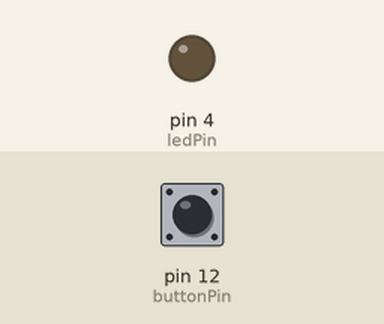
Recording of a sketch running on a simulated Arduino Uno, built with avr-gcc and run on an emulated ATmega328P. Shown: output pins drawn as LEDs (lit = HIGH). The inputs (shaded band) are chosen by the test bench; at power-on: pin 12 (buttonPin) LOW.

Above: at 1.2 s.
1.3 s: pin 12 (buttonPin) pulled HIGH for 0.15 s
At 1.37 s:
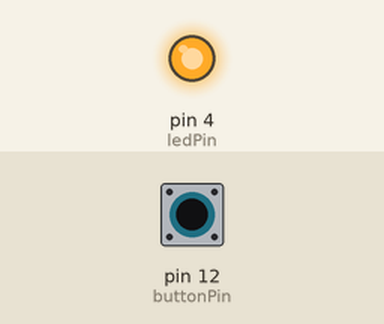
2.9 s: pin 12 (buttonPin) pulled HIGH for 3.2 s
At 6.6 s:
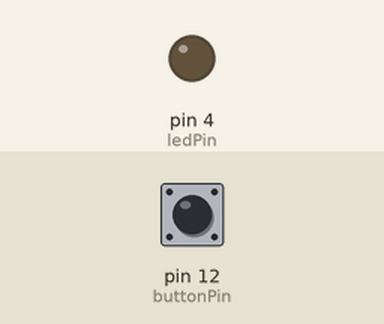
Timing chart, 0 to 8.1 s (numbered marks = the images above; inputs shaded):
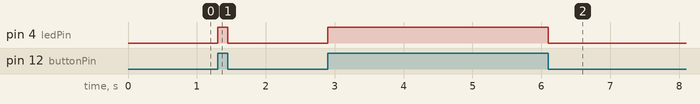

Measured:
- after the input at 1.3 s, pin 4 (ledPin): LOW → HIGH at once, → LOW 0.15 s later
- after the input at 2.9 s, pin 4 (ledPin): LOW → HIGH at once, → LOW 3.2 s later

The sketch:

StateChange.ino
```cpp
// this constant won't change:
const int  buttonPin = 12;    // the pin that the pushbutton is attached to
const int ledPin = 4;       // the pin that the LED is attached to

// Variables will change:
int buttonPushCounter = 0;   // counter for the number of button presses
int buttonState = 0;         // current state of the button
int lastButtonState = 0;     // previous state of the button

void setup() {
  // initialize the button pin as a input:
  pinMode(buttonPin, INPUT);
  // initialize the LED as an output:
  pinMode(ledPin, OUTPUT);
}

void loop() {
  // read the pushbutton input pin:
  buttonState = digitalRead(buttonPin);

  // compare the buttonState to its previous state
  if (buttonState != lastButtonState) {
    // if the state has changed, increment the counter
    if (buttonState == HIGH) {
      // if the current state is HIGH then the button
      // wend from off to on:
       digitalWrite(ledPin, HIGH);
    }
    else {
      // if the current state is LOW then the button
      // went from on to off:
      digitalWrite(ledPin, LOW);
    }
  }
  // save the current state as the last state,
  //for next time through the loop
  lastButtonState = buttonState;
}
```
